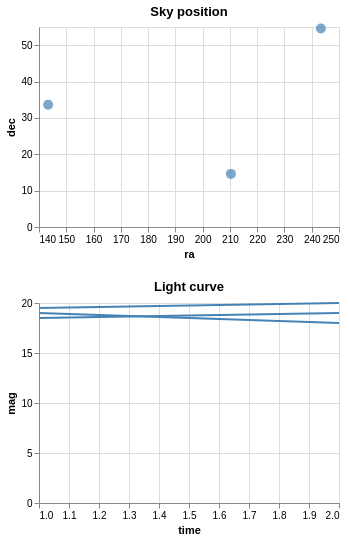

Write the Vega-Lite specification saved for this chart.
### Vega-Lite specification from a JSON file in a GitHub repository (floating-point values rounded to 4 significant figures)
{"$schema": "https://vega.github.io/schema/vega-lite/v2.json", "description": "Show a line chart corresponding to selected points.", "data": {"values": [{"id": "1", "ra": "243.35", "dec": "+54.6", "time": "2", "mag": 19}, {"id": "1", "ra": "243.35", "dec": "+54.6", "time": "1", "mag": 18.5}, {"id": "2", "ra": "210.35", "dec": "+14.6", "time": "2", "mag": 20}, {"id": "2", "ra": "210.35", "dec": "+14.6", "time": "1", "mag": 19.5}, {"id": "3", "ra": "143.35", "dec": "+33.6", "time": "2", "mag": 18}, {"id": "3", "ra": "143.35", "dec": "+33.6", "time": "1", "mag": 19}]}, "vconcat": [{"width": 300, "height": 200, "title": "Sky position", "transform": [{"aggregate": [], "groupby": ["ra", "dec", "id"]}], "selection": {"pts": {"type": "single", "fields": ["id"], "empty": "all"}}, "encoding": {"x": {"field": "ra", "type": "quantitative", "scale": {"zero": false}}, "y": {"field": "dec", "type": "quantitative"}, "color": {"condition": {"selection": "pts", "value": "steelblue"}, "value": "grey"}, "size": {"value": 100}}, "mark": "circle"}, {"width": 300, "height": 200, "title": "Light curve", "transform": [{"filter": {"selection": "pts"}}], "encoding": {"x": {"field": "time", "type": "quantitative", "scale": {"zero": false}}, "y": {"field": "mag", "type": "quantitative"}, "color": {"value": "steelblue"}, "detail": {"field": "id", "type": "nominal"}}, "mark": "line"}]}
